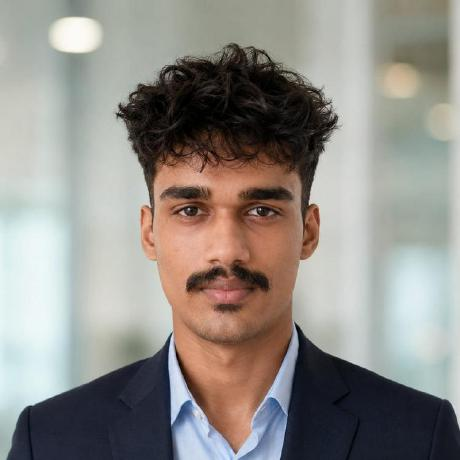
#> input picture source-photo.png, 460 x 460 px
$ python -i prep_photo.py   (imports and definitions only)
#> lines starting #> are read from the running program, lines starting #| are printed output that depends on the picture
#!/usr/bin/env python3
"""
Step 3a — Prep photo for ASCII conversion
Prepares the source photo for clean, high-contrast monochrome ASCII art:
- Isolates the subject and contrasts features (eyes, mustache, hair, suit)
- Composites onto pure white (255) so background maps to spaces in the ASCII ramp
- Uses rembg + OpenCV CLAHE / bilateral if available, with robust Pillow+NumPy fallback

Output: source-prepped.png (grayscale)
Usage:
    python scripts/prep_photo.py [source-photo.png] [source-prepped.png]
"""
import os
import sys
import numpy as np
from PIL import Image, ImageEnhance, ImageOps, ImageFilter

HERE = os.path.dirname(os.path.abspath(__file__))
INP = sys.argv[1] if len(sys.argv) > 1 else os.path.join(HERE, "..", "source-photo.png")
OUT = sys.argv[2] if len(sys.argv) > 2 else os.path.join(HERE, "..", "source-prepped.png")

# [15 lines not run here, left out]


# [36 lines left out: function prep_with_rembg, not called in this run]


def prep_with_pillow(inp_path, out_path):
#> called with inp_path = '../source-photo.png', out_path = 'out.png'
    img = Image.open(inp_path).convert("RGB")
#> img is the input picture: PIL image 460x460 RGB; mean R, G, B 145.7, 141.8, 136.6
    w, h = img.size
#> w = 460; h = 460

    gray = ImageOps.grayscale(img)
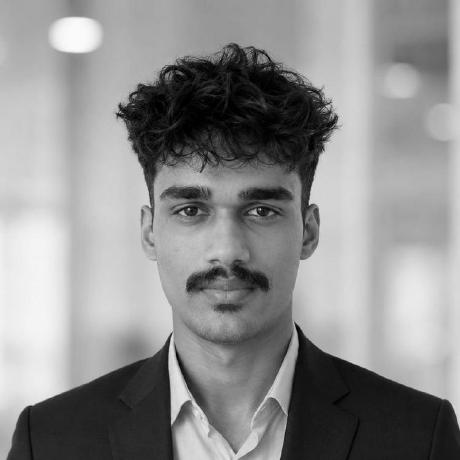
#> gray: PIL image 460x460 L; min 0, max 253, mean 142.4
    gray_contrasted = ImageOps.autocontrast(gray, cutoff=2)
    crisp = gray_contrasted.filter(ImageFilter.UnsharpMask(radius=2, percent=150, threshold=3))
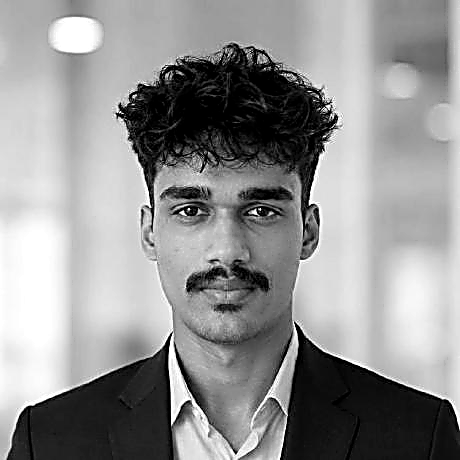
#> crisp: PIL image 460x460 L; min 0, max 255, mean 146.7

    arr = np.array(crisp, dtype=np.float32)

    Y, X = np.ogrid[:h, :w]
#> Y = 460 values from 0 to 459
    center_x, center_y = w / 2.0, h * 0.45
#> center_x = 230; center_y = 207
    dist = np.sqrt(((X - center_x) / (w * 0.44)) ** 2 + ((Y - center_y) / (h * 0.52)) ** 2)

    mask = np.clip(1.0 - (dist - 0.70) / 0.35, 0.0, 1.0)
    toned = (arr - 30) / (220 - 30) * 255.0
    toned = np.clip(toned, 0, 255)
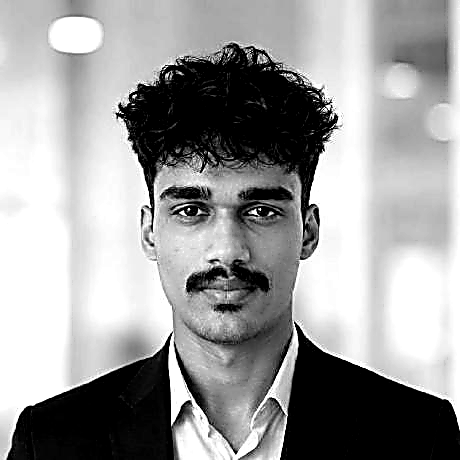
#> toned: shape (460, 460) float32; min 0, max 255, mean 157.2

    final = toned * mask + 255.0 * (1.0 - mask)
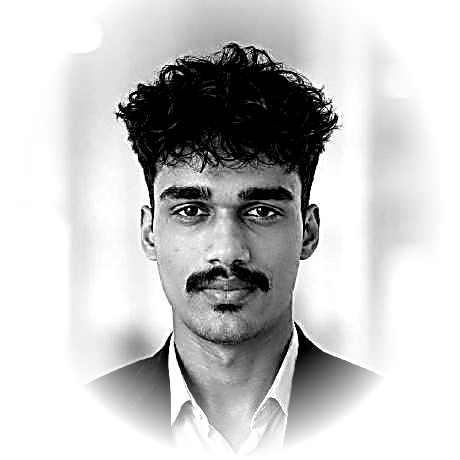
#> final: shape (460, 460) float64; min 0, max 255, mean 198.5
    final = np.clip(final, 0, 255).astype(np.uint8)

    prepped = Image.fromarray(final, mode="L")
    prepped.save(out_path)
    print(f"[+] Processed with Pillow+NumPy -> {out_path} ({prepped.width}x{prepped.height})")
#| [+] Processed with Pillow+NumPy -> out.png (460x460)


# [8 lines left out: function main, not called in this run]


# [2 lines not run here, left out]

>>> result = prep_with_pillow('../source-photo.png', 'out.png')
